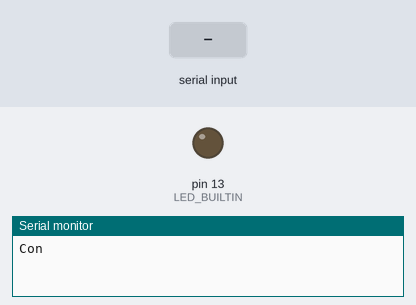
Simulated run of this sketch. Board: Arduino Uno, built with avr-gcc and run on an emulated ATmega328P. Shown: output pins drawn as LEDs (lit = HIGH), the last lines printed to the serial monitor. The inputs (shaded band) are chosen by the test bench.

Above: at 1.2 s.
1.3 s: "on\n" received over Serial
At 2.5 s:
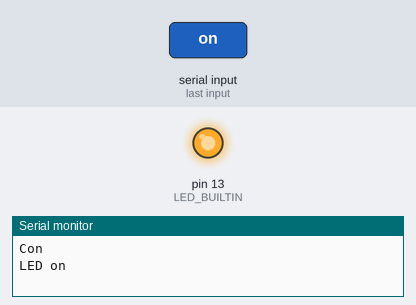
2.8 s: "off\n" received over Serial
At 3.8 s:
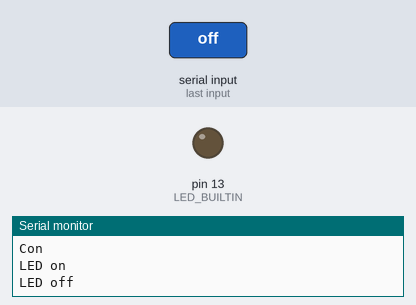
Timing chart, 0 to 5.8 s (numbered marks = the images above; inputs shaded):
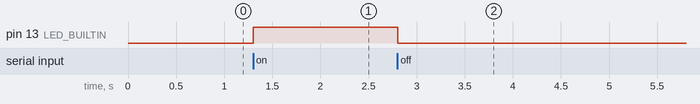

The sketch:

SerialTest2.ino
```cpp
const byte numChars = 32;
char receivedChars[numChars];

bool newCmd = false;

void setup() {
  // start serial port at 9600 bps:
  Serial.begin(9600);
  // initialize digital pin LED_BUILTIN as an output.
  pinMode(LED_BUILTIN, OUTPUT);
  while (!Serial) {
    ; // wait for serial port to connect.
  }
  Serial.println("Con");


}

void loop() {
  recvData();
  executeCmd();
  //Serial.println("!");


}

void recvData() {
  static byte index = 0;
  char endMarker = '\n';
  char recv;

  while (Serial.available() > 0 && !newCmd) {
    recv = Serial.read();
    if (recv != endMarker) {
      receivedChars[index] = recv;
      index++;
      if (index >= numChars) {
        index = numChars - 1;
      }
    }
    else {
      // End marker recieved
      receivedChars[index] = '\0'; // Terminate string
      index = 0;
      newCmd = true;
    }
  }
}

void executeCmd() {
  if (newCmd) {
    if (strcmp(receivedChars, "on") == 0) {
      digitalWrite(LED_BUILTIN, HIGH);
      Serial.println("LED on");
    }
    else if (strcmp(receivedChars, "off") == 0) {
      digitalWrite(LED_BUILTIN, LOW);
      Serial.println("LED off");
    }
    else {
      Serial.println("ERR");
    }
    newCmd = false;
  }
}
```

Measured:
- after the input at 1.3 s, pin 13 (LED_BUILTIN): LOW → HIGH at once
- after the input at 2.8 s, pin 13 (LED_BUILTIN): HIGH → LOW at once
